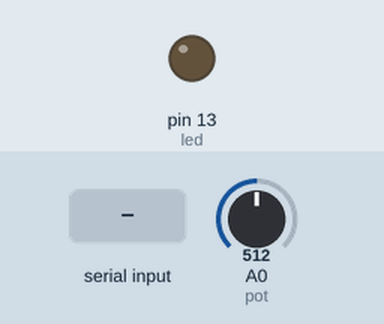
Recording of a sketch running on a simulated Arduino Uno, built with avr-gcc and run on an emulated ATmega328P. Shown: output pins drawn as LEDs (lit = HIGH). Inputs (shaded band) come from the test bench; at power-on: A0 (pot) = 512. What the sketch prints to the serial monitor is not drawn.

Above: at 2.2 s.
2.3 s: "1" received over the second serial link
At 2.7 s:
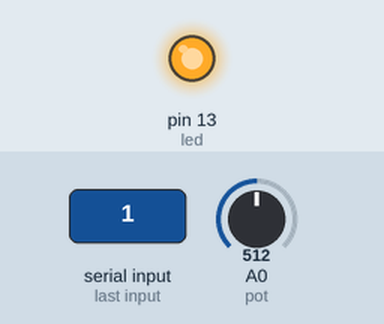
3.8 s: "0" received over the second serial link
At 5.0 s:
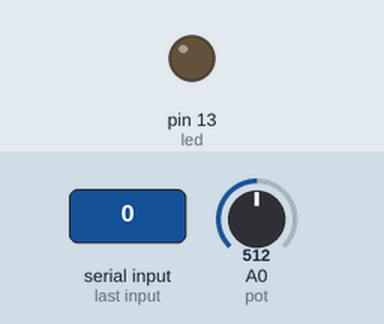
Timing chart, 0 to 6.8 s (numbered marks = the images above; inputs shaded):
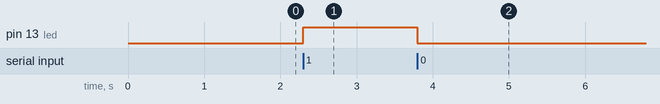

Measured:
- after the input at 2.3 s, pin 13 (led): LOW → HIGH at once
- after the input at 3.8 s, pin 13 (led): HIGH → LOW at once

The sketch:

SerialBT_example.ino
```cpp
#include <SoftwareSerial.h>
SoftwareSerial BTserial(10, 11); // ARDUNIO PIN 10 RX GOES TO BlueTooth TX AND
                                //ARDUINO PIN 11 TX GOES TO BlueTooth RX

char          input;
double        reading;
unsigned long previous = 0;

int led = 13;
int pot = A0;

void setup()
{
  pinMode(led, OUTPUT);
  BTserial.begin(38400);
  Serial.begin(9600);
  delay(1000);
}

void loop()
{
  if (BTserial.available())
  {
    input = BTserial.read();
    if (input == '1')
    {
      digitalWrite(led, HIGH);
    }
    if (input == '0')
    {
      digitalWrite(led, LOW);
    }
  }
  if (millis() > previous + 1000)
  {
    previous = millis();

    BTserial.println( analogRead(pot) );
    Serial.println(analogRead(pot));      //for debugging
    Serial.println(input);                //for debugging
  }
}
```
